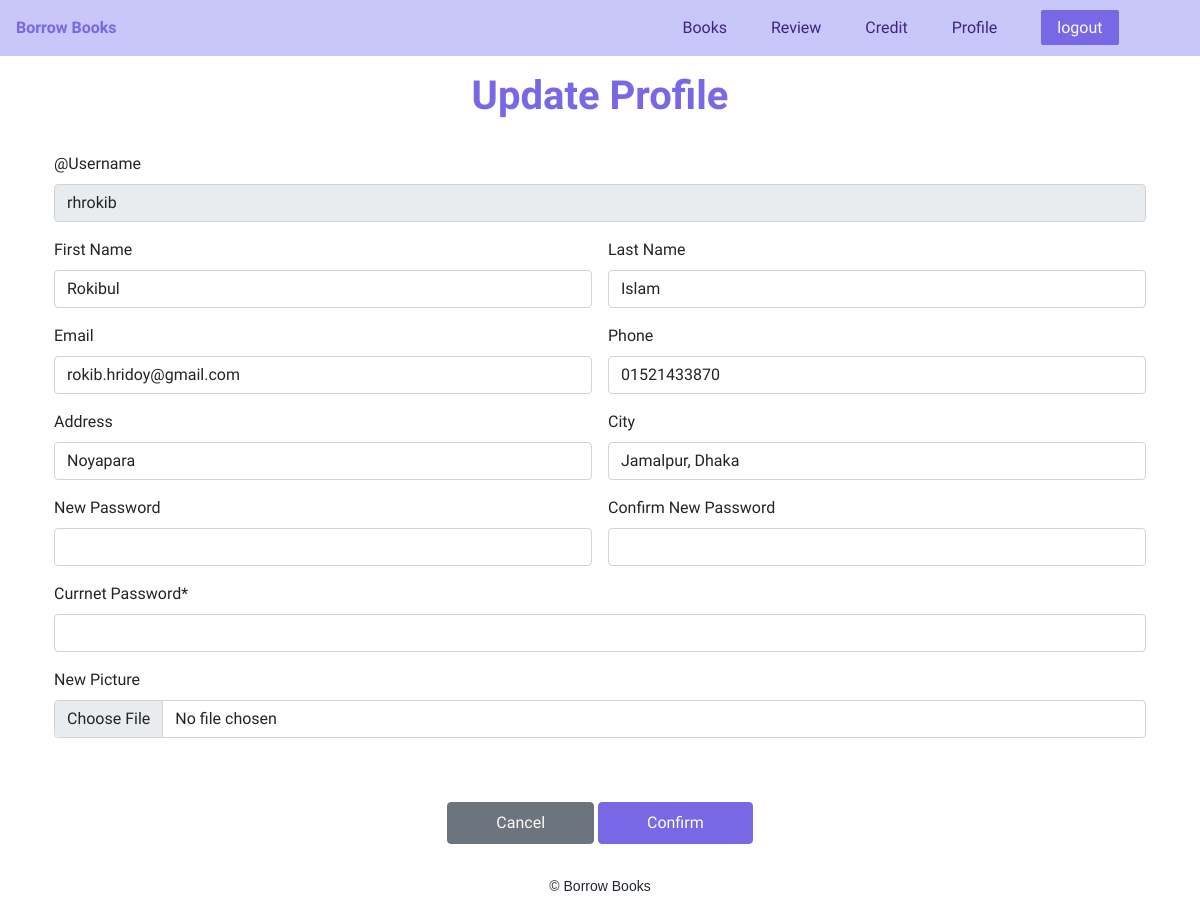
/profile/update_profile.php (signed in), run on the app's committed database.
### tables this page shows
CREATE TABLE `user` (
  `username` varchar(30) NOT NULL,
  `email` varchar(50) NOT NULL,
  `password` varchar(65) NOT NULL,
  `firstname` varchar(30) NOT NULL,
  `lastname` varchar(30) NOT NULL,
  `phone` varchar(11) NOT NULL,
  `location` varchar(50) NOT NULL,
  `city` varchar(50) NOT NULL,
  `totalCredit` float NOT NULL,
  `totalRead` int(11) NOT NULL DEFAULT 0,
  `totalGiven` int(11) NOT NULL DEFAULT 0,
  `rating` int(11) NOT NULL DEFAULT 0,
  `dp_path` varchar(300) NOT NULL
);

### profile/update_profile.php (the view, shortened to what this page needs)
<?php
require_once('./../db_config.php');
if (!isset($_SESSION['user']) &&  empty($_SESSION['user'])) {
  redirect("./../login/login.php", NULL);
} else {
  $username = $_SESSION['user'];
  $retObj = $pdo->query("SELECT * FROM user where username = '$username'");
  $profile = $retObj->fetch(PDO::FETCH_ASSOC);
  $email = $profile['email'];
  $firstname = $profile['firstname'];
  $lastname = $profile['lastname'];
  $phone = $profile['phone'];
  $location = $profile['location'];
  $city = $profile['city'];
?>
  <!DOCTYPE html>
  <html lang="en">
  <head>
    <link href="https://cdn.jsdelivr.net/npm/bootstrap@5.0.1/dist/css/bootstrap.min.css" rel="stylesheet">
    <link rel="stylesheet" href="profile.css">
  </head>
  <body>
    <header class='main-header'>
      <div>
        <a class="main-header-logo" href="./../index.php">Borrow Books</a>
      </div>
      <nav class="main-nav">
        <ul class="main-nav__items">
        <li class="main-nav__item"><a href="./../book/book.php">Books</a></li>
          <li class="main-nav__item"><a href="./../review/">Review</a></li>
          <li class="main-nav__item"><a href="./../payment/">Credit</a></li>
          <li class="main-nav__item"><a href="./">Profile</a></li>
          <li class="main-nav__item nav-logout"><a href="./../demo_logout.php">logout</a></li>
        </ul>
      </nav>
    </header>
    <main>
      <div class="container">
        <h1 class="text-center title mt-3">Update Profile</h1>
        <div class="container-sm">
          <form action="./update_profile.php" autocomplete="off" method="post" enctype="multipart/form-data">
            <div class="row g-3 mt-3">
              <div class="col-md-12">
                <label for="username" class="form-label">@Username</label>
                <input type="text" class="form-control" placeholder="Username" aria-label="Username" aria-describedby="basic-addon1" id="username" value="<?php echo $username ?>" readonly>
              </div>
              <div class="col-md-6">
                <label for="fName" class="form-label">First Name</label>
                <input type="text" class="form-control" placeholder="First name" aria-label="First name" id="fName" name="fName" value="<?php echo $firstname ?>">
              </div>
              <div class="col-md-6">
                <label for="lName" class="form-label">Last Name</label>
                <input type="text" class="form-control" placeholder="Last name" aria-label="Last name" id="lName" name="lName" value="<?php echo $lastname ?>">
              </div>
              <div class="col-md-6">
                <label for="email" class="form-label">Email</label>
                <input type="email" class="form-control" id="email" name="email" value="<?php echo $email ?>">
              </div>
              <div class="col-md-6">
                <label for="phone" class="form-label">Phone</label>
                <input type="phone" class="form-control" id="phone" name="phone" value="<?php echo $phone ?>">
              </div>
              <div class="col-6">
                <label for="addr" class="form-label">Address</label>
                <input type="text" class="form-control" id="addr" name="addr" placeholder="House, Road, Street, Area" value="<?php echo $location ?>">
              </div>
              <div class="col-md-6">
                <label for="city" name="city" class="form-label">City</label>
                <input type="text" class="form-control" id="city" name="city" placeholder="Upozilla, District" value="<?php echo $city ?>">
              </div>
              <div class="col-md-6">
                <label for="newPass" class="form-label">New Password</label>
                <input type="password" class="form-control" autocomplete="off" id="newPass" name="newPass">
              </div>
              <div class="col-md-6">
                <label for="newPass1" class="form-label">Confirm New Password</label>
                <input type="password" class="form-control" autocomplete="off" id="newPass1" name="newPass1">
              </div>
              <div class="col-md-12">
                <label for="curPass" class="form-label">Currnet Password*</label>
                <input type="password" class="form-control" autocomplete="off" id="curPass" name="curPass" required>
              </div>
              <div class="col-md-12">
                <label class="form-label" for="pp">New Picture</label>
                <input type="file" class="form-control" id="pp" name="pp">
              </div>
              <div class="col-12 text-center mt-5">
                <p class="btn btn-secondary px-5 py-2 mt-3"><a href="./../profile/">Cancel</a></p>
                <button type="submit" class="btn btn-primary px-5 py-2">Confirm</button>
              </div>
            </div>
          </form>
        </div>
      </div>
    </main>
    <footer>
      <div class="container mt-5">
        <h5 class="text-center footer">© Borrow Books</h5>
      </div>
    </footer>
  </body>
  </html>
<?php
}
?>

### profile/profile.css (style rules this page uses)
* { box-sizing: border-box; }
body { margin: 0px; font-family: "Alata", sans-serif; }
.title { font-family: 'Alata', sans-serif; font-weight: bold; color: #7868e6; }
.main-header { width: 100%; background: #c8c7fa; padding: 16px 16px; }
.main-header>div { display: inline-block; }
.main-header-logo { color: #7868e6; font-weight: bold; text-decoration: none; }
.main-nav { display: inline-block; text-align: right; width: calc(100% - 150px); }
.main-nav__items { padding: 0; margin: 0; list-style: none; }
.main-nav__item { display: inline-block; color: azure; margin: 0 20px; }
.main-nav__item a { color: rgb(63, 35, 129); text-decoration: none; }
.nav-logout a { color: #fdfaf6; background: #7868e6; padding: 8px 16px; border-radius: 2px; }
.btn-primary { background: #7868e6; border: 1px solid #7868e6; }
.btn-secondary a { text-decoration: none; color: #fdfaf6; }
.footer { color: #222831; font-size: 14px; font-family: 'Popins', sans-serif; margin-top: -30px; height: 30px; }

### data on the page
user: fName "Rokibul", lName "Islam", email "rokib.hridoy@gmail.com", phone "01521433870", addr "Noyapara", city "Jamalpur, Dhaka"
